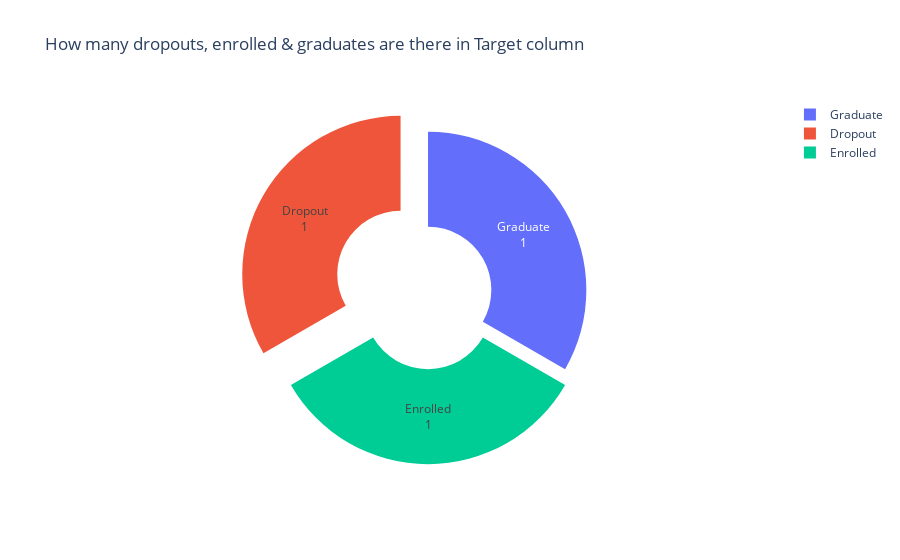

This figure's notebook cell:
### Markdown cell above
#### We want to find the correlation of the Target Variable (Target) with other numeric columns

### Code cell
# Plot the above values
x = df['Target'].value_counts().index
y = df['Target'].value_counts().values

df = pd.DataFrame({
    'Target': x,
    'Count_T' : y
})

fig = px.pie(df,
             names ='Target', 
             values ='Count_T',
            title='How many dropouts, enrolled & graduates are there in Target column')

fig.update_traces(labels=['Graduate','Dropout','Enrolled'], hole=0.4,textinfo='value+label', pull=[0,0.2,0.1])
fig.show()

### Figure 1 — Plotly figure (JSON) as saved in the notebook; plotly's stock layout.template omitted (floating-point values rounded to 4 significant figures)
{"data": [{"domain": {"x": [0, 1], "y": [0, 1]}, "hole": 0.4, "hovertemplate": "Target=%{label}<br>Count_T=%{value}<extra></extra>", "labels": ["Graduate", "Dropout", "Enrolled"], "legendgroup": "", "name": "", "pull": [0, 0.2, 0.1], "showlegend": true, "textinfo": "value+label", "type": "pie", "values": [1, 1, 1]}], "layout": {"legend": {"tracegroupgap": 0}, "title": {"text": "How many dropouts, enrolled & graduates are there in Target column"}}}
